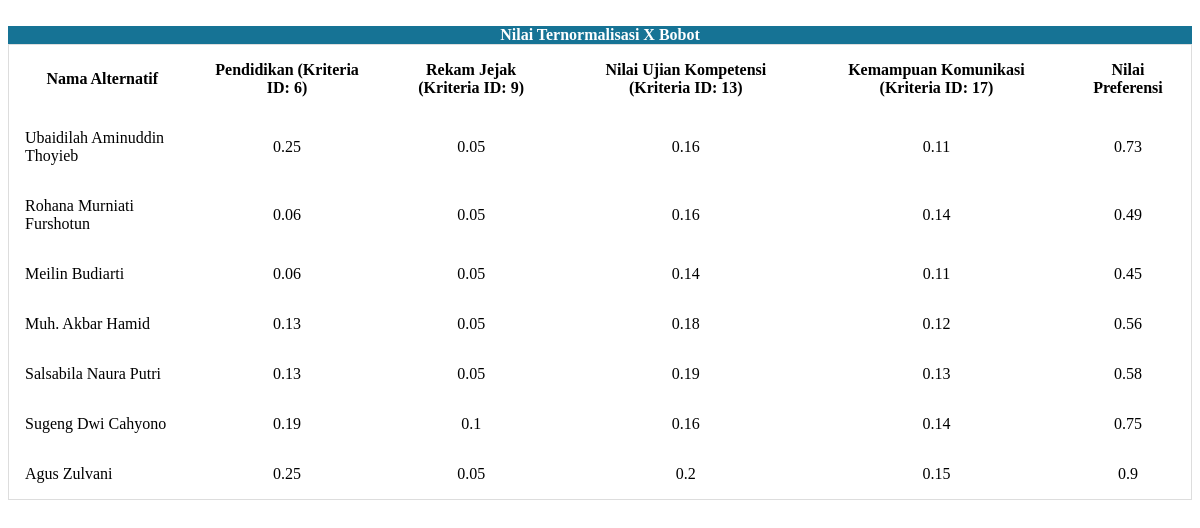
Page /agregasi.php (signed in) on the committed database.
### tables this page shows
CREATE TABLE `Kriteria` (
  `id_kriteria` int(11) NOT NULL,
  `nama_kriteria` varchar(255) NOT NULL,
  `bobot_kriteria` decimal(5,2) DEFAULT NULL,
  `tipe_kriteria` enum('benefit','cost') DEFAULT NULL,
  `punyasub` enum('0','1') NOT NULL DEFAULT '0'
);

### agregasi.php (the view, shortened to what this page needs)
<?php
require 'config/koneksi.php';
$queryAlternatif = "SELECT DISTINCT a.id_alternatif, a.nama_alternatif
                    FROM Alternatif a
                    JOIN Penilaian p ON a.id_alternatif = p.id_alternatif
                    WHERE a.status_alternatif = '1'";
$resultAlternatif = $conn->query($queryAlternatif);
$alternatif = [];
while ($row = $resultAlternatif->fetch_assoc()) {
    $alternatif[$row['id_alternatif']] = $row['nama_alternatif'];
}
$queryKriteria = "SELECT * FROM Kriteria";
$resultKriteria = $conn->query($queryKriteria);
$kriteria = [];
while ($row = $resultKriteria->fetch_assoc()) {
    $kriteria[$row['id_kriteria']] = [
        'nama' => $row['nama_kriteria'],
        'bobot' => $row['bobot_kriteria'],
        'punyasub' => $row['punyasub']
    ];
}
$querySubKriteria = "SELECT * FROM SubKriteria";
$resultSubKriteria = $conn->query($querySubKriteria);
$subkriteria = [];
while ($row = $resultSubKriteria->fetch_assoc()) {
    $subkriteria[$row['id_subkriteria']] = [
        'id_kriteria' => $row['id_kriteria'],
        'nama' => $row['nama_subkriteria'],
        'bobot' => $row['bobot_subkriteria']
    ];
}
$queryPenilaian = "SELECT * FROM Penilaian";
$resultPenilaian = $conn->query($queryPenilaian);
$penilaian = [];
while ($row = $resultPenilaian->fetch_assoc()) {
    $penilaian[] = [
        'id_alternatif' => $row['id_alternatif'],
        'id_kriteria' => $row['id_kriteria'],
        'id_subkriteria' => $row['id_subkriteria'],
        'nilai' => $row['nilai']
    ];
}
$nilaiPreferensi = [];
$matriksTernormalisasi = [];
foreach ($alternatif as $id_alternatif => $nama_alternatif) {
    $totalPreferensi = 0;
    foreach ($kriteria as $id_kriteria => $k) {
        $nilaiMaksimum = PHP_INT_MIN;
        foreach ($penilaian as $n) {
            if ($n['id_kriteria'] == $id_kriteria) {
                if ($n['nilai'] > $nilaiMaksimum) {
                    $nilaiMaksimum = $n['nilai'];
                }
            }
        }
        if ($k['punyasub'] == '0') {
            foreach ($penilaian as $n) {
                if ($n['id_alternatif'] == $id_alternatif && $n['id_kriteria'] == $id_kriteria && is_null($n['id_subkriteria'])) {
                    $nilaiNormalisasi = ($nilaiMaksimum == 0) ? 0 : $n['nilai'] / $nilaiMaksimum;
                    $matriksTernormalisasi[$id_alternatif][$id_kriteria] = $nilaiNormalisasi * $k['bobot'];
                    $totalPreferensi += $nilaiNormalisasi * $k['bobot'];
                    break;
                }
            }
        } elseif ($k['punyasub'] == '1') {
            foreach ($subkriteria as $id_subkriteria => $sub) {
                if ($sub['id_kriteria'] == $id_kriteria) {
                    foreach ($penilaian as $n) {
                        if ($n['id_alternatif'] == $id_alternatif && $n['id_kriteria'] == $id_kriteria && $n['id_subkriteria'] == $id_subkriteria) {
                            $nilaiNormalisasi = ($nilaiMaksimum == 0) ? 0 : $n['nilai'] / $nilaiMaksimum;
                            $matriksTernormalisasi[$id_alternatif][$id_kriteria] = $nilaiNormalisasi * $sub['bobot'];
                            $totalPreferensi += $nilaiNormalisasi * $sub['bobot'];
                            break;
                        }
                    }
                }
            }
        }
    }
    $nilaiPreferensi[$id_alternatif] = $totalPreferensi;
}
ksort($nilaiPreferensi);
?>
<!DOCTYPE html>
<html lang="en">
<head>
</head>
<body>
    <br>
    <div class="card shadow mb-5">
        <div class="card-header py-3" style="text-align: center; background-color: #167395; color: white; font-weight:bold">Nilai Ternormalisasi X Bobot</div>
        <div class="card-body">
            <div>
                <div>
                    <div class="table-responsive">
                        <table class="table table-bordered">
                            <thead>
                                <tr>
                                    <th style='text-align: center'>Nama Alternatif</th>
                                    <?php
                                    foreach ($kriteria as $id_kriteria => $k) {
                                        echo "<th style='text-align: center'>{$k['nama']} (Kriteria ID: $id_kriteria)</th>";
                                    }
                                    ?>
                                    <th style='text-align: center'>Nilai Preferensi</th>
                                </tr>
                            </thead>
                            <tbody>
                                <?php
                                foreach ($alternatif as $id_alternatif => $nama_alternatif) {
                                    echo "<tr>
                    <td>{$nama_alternatif}</td>";
                                    foreach ($kriteria as $id_kriteria => $k) {
                                        $nilai = isset($matriksTernormalisasi[$id_alternatif][$id_kriteria]) ? round($matriksTernormalisasi[$id_alternatif][$id_kriteria], 2) : 0;
                                        echo "<td style='text-align: center'>{$nilai}</td>";
                                    }
                                    echo "<td style='text-align: center'>" . round($nilaiPreferensi[$id_alternatif], 2) . "</td>
                  </tr>";
                                }
                                ?>
                            </tbody>
                        </table>
                    </div>
                </div>
            </div>
        </div>
    </div>
</body>

### agregasi.php (style rules this page uses)
table { border-collapse: collapse; border-spacing: 0; width: 100%; border: 1px solid #ddd; }
th, td { text-align: left; padding: 16px; }
body { font-family: "Verdana"; }

### rows in the picture
kriteria: nama_kriteria "Pendidikan", id_kriteria "6", nilai "0.25", nilai "0.06", nilai "0.13", nilai "0.19"
kriteria: nama_kriteria "Rekam Jejak", id_kriteria "9", nilai "0.05", nilai "0.1"
kriteria: nama_kriteria "Nilai Ujian Kompetensi", id_kriteria "13", nilai "0.16", nilai "0.14", nilai "0.18", nilai "0.19", nilai "0.2"
kriteria: nama_kriteria "Kemampuan Komunikasi", id_kriteria "17", nilai "0.11", nilai "0.14", nilai "0.12", nilai "0.13", nilai "0.15"

### other values in the picture
$nama_alternatif "Ubaidilah Aminuddin Thoyieb"
$nilaiPreferensi[$id_alternatif] "0.73"
$nama_alternatif "Rohana Murniati Furshotun"
$nilaiPreferensi[$id_alternatif] "0.49"
$nama_alternatif "Meilin Budiarti"
$nilaiPreferensi[$id_alternatif] "0.45"
$nama_alternatif "Muh. Akbar Hamid"
$nilaiPreferensi[$id_alternatif] "0.56"
$nama_alternatif "Salsabila Naura Putri"
$nilaiPreferensi[$id_alternatif] "0.58"
$nama_alternatif "Sugeng Dwi Cahyono"
$nilaiPreferensi[$id_alternatif] "0.75"
$nama_alternatif "Agus Zulvani"
$nilaiPreferensi[$id_alternatif] "0.9"
